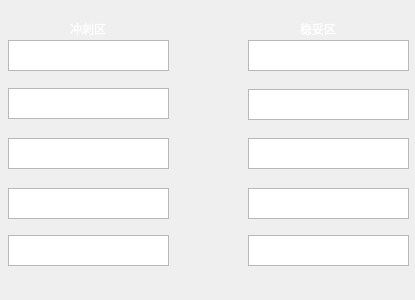
<?xml version="1.0" encoding="UTF-8"?>
<ui version="4.0">
 <class>Dialog2</class>
 <widget class="QDialog" name="Dialog2">
  <property name="geometry">
   <rect>
    <x>0</x>
    <y>0</y>
    <width>415</width>
    <height>300</height>
   </rect>
  </property>
  <property name="windowTitle">
   <string>Dialog</string>
  </property>
  <widget class="QTextBrowser" name="textBrowser">
   <property name="geometry">
    <rect>
     <x>8</x>
     <y>40</y>
     <width>161</width>
     <height>31</height>
    </rect>
   </property>
   <property name="styleSheet">
    <string notr="true">font: 9pt &quot;楷体&quot;;</string>
   </property>
   <property name="html">
    <string>&lt;!DOCTYPE HTML PUBLIC &quot;-//W3C//DTD HTML 4.0//EN&quot; &quot;http://www.w3.org/TR/REC-html40/strict.dtd&quot;&gt;
&lt;html&gt;&lt;head&gt;&lt;meta name=&quot;qrichtext&quot; content=&quot;1&quot; /&gt;&lt;style type=&quot;text/css&quot;&gt;
p, li { white-space: pre-wrap; }
&lt;/style&gt;&lt;/head&gt;&lt;body style=&quot; font-family:'楷体'; font-size:9pt; font-weight:400; font-style:normal;&quot;&gt;
&lt;p align=&quot;center&quot; style=&quot;-qt-paragraph-type:empty; margin-top:0px; margin-bottom:0px; margin-left:0px; margin-right:0px; -qt-block-indent:0; text-indent:0px; font-size:11pt;&quot;&gt;&lt;br /&gt;&lt;/p&gt;&lt;/body&gt;&lt;/html&gt;</string>
   </property>
  </widget>
  <widget class="QTextBrowser" name="textBrowser_2">
   <property name="geometry">
    <rect>
     <x>8</x>
     <y>88</y>
     <width>161</width>
     <height>31</height>
    </rect>
   </property>
   <property name="styleSheet">
    <string notr="true">font: 9pt &quot;楷体&quot;;</string>
   </property>
   <property name="html">
    <string>&lt;!DOCTYPE HTML PUBLIC &quot;-//W3C//DTD HTML 4.0//EN&quot; &quot;http://www.w3.org/TR/REC-html40/strict.dtd&quot;&gt;
&lt;html&gt;&lt;head&gt;&lt;meta name=&quot;qrichtext&quot; content=&quot;1&quot; /&gt;&lt;style type=&quot;text/css&quot;&gt;
p, li { white-space: pre-wrap; }
&lt;/style&gt;&lt;/head&gt;&lt;body style=&quot; font-family:'楷体'; font-size:9pt; font-weight:400; font-style:normal;&quot;&gt;
&lt;p align=&quot;center&quot; style=&quot;-qt-paragraph-type:empty; margin-top:0px; margin-bottom:0px; margin-left:0px; margin-right:0px; -qt-block-indent:0; text-indent:0px; font-family:'Agency FB'; font-size:11pt;&quot;&gt;&lt;br /&gt;&lt;/p&gt;&lt;/body&gt;&lt;/html&gt;</string>
   </property>
  </widget>
  <widget class="QTextBrowser" name="textBrowser_3">
   <property name="geometry">
    <rect>
     <x>8</x>
     <y>138</y>
     <width>161</width>
     <height>31</height>
    </rect>
   </property>
   <property name="styleSheet">
    <string notr="true">font: 9pt &quot;楷体&quot;;</string>
   </property>
   <property name="html">
    <string>&lt;!DOCTYPE HTML PUBLIC &quot;-//W3C//DTD HTML 4.0//EN&quot; &quot;http://www.w3.org/TR/REC-html40/strict.dtd&quot;&gt;
&lt;html&gt;&lt;head&gt;&lt;meta name=&quot;qrichtext&quot; content=&quot;1&quot; /&gt;&lt;style type=&quot;text/css&quot;&gt;
p, li { white-space: pre-wrap; }
&lt;/style&gt;&lt;/head&gt;&lt;body style=&quot; font-family:'楷体'; font-size:9pt; font-weight:400; font-style:normal;&quot;&gt;
&lt;p align=&quot;center&quot; style=&quot;-qt-paragraph-type:empty; margin-top:0px; margin-bottom:0px; margin-left:0px; margin-right:0px; -qt-block-indent:0; text-indent:0px; font-family:'Agency FB'; font-size:11pt;&quot;&gt;&lt;br /&gt;&lt;/p&gt;&lt;/body&gt;&lt;/html&gt;</string>
   </property>
  </widget>
  <widget class="QTextBrowser" name="textBrowser_4">
   <property name="geometry">
    <rect>
     <x>8</x>
     <y>188</y>
     <width>161</width>
     <height>31</height>
    </rect>
   </property>
   <property name="styleSheet">
    <string notr="true">font: 9pt &quot;楷体&quot;;</string>
   </property>
   <property name="html">
    <string>&lt;!DOCTYPE HTML PUBLIC &quot;-//W3C//DTD HTML 4.0//EN&quot; &quot;http://www.w3.org/TR/REC-html40/strict.dtd&quot;&gt;
&lt;html&gt;&lt;head&gt;&lt;meta name=&quot;qrichtext&quot; content=&quot;1&quot; /&gt;&lt;style type=&quot;text/css&quot;&gt;
p, li { white-space: pre-wrap; }
&lt;/style&gt;&lt;/head&gt;&lt;body style=&quot; font-family:'楷体'; font-size:9pt; font-weight:400; font-style:normal;&quot;&gt;
&lt;p align=&quot;center&quot; style=&quot;-qt-paragraph-type:empty; margin-top:0px; margin-bottom:0px; margin-left:0px; margin-right:0px; -qt-block-indent:0; text-indent:0px; font-family:'Agency FB'; font-size:11pt;&quot;&gt;&lt;br /&gt;&lt;/p&gt;&lt;/body&gt;&lt;/html&gt;</string>
   </property>
  </widget>
  <widget class="QTextBrowser" name="textBrowser_5">
   <property name="geometry">
    <rect>
     <x>8</x>
     <y>235</y>
     <width>161</width>
     <height>31</height>
    </rect>
   </property>
   <property name="styleSheet">
    <string notr="true">font: 9pt &quot;楷体&quot;;</string>
   </property>
   <property name="html">
    <string>&lt;!DOCTYPE HTML PUBLIC &quot;-//W3C//DTD HTML 4.0//EN&quot; &quot;http://www.w3.org/TR/REC-html40/strict.dtd&quot;&gt;
&lt;html&gt;&lt;head&gt;&lt;meta name=&quot;qrichtext&quot; content=&quot;1&quot; /&gt;&lt;style type=&quot;text/css&quot;&gt;
p, li { white-space: pre-wrap; }
&lt;/style&gt;&lt;/head&gt;&lt;body style=&quot; font-family:'楷体'; font-size:9pt; font-weight:400; font-style:normal;&quot;&gt;
&lt;p align=&quot;center&quot; style=&quot;-qt-paragraph-type:empty; margin-top:0px; margin-bottom:0px; margin-left:0px; margin-right:0px; -qt-block-indent:0; text-indent:0px; font-family:'Agency FB'; font-size:11pt;&quot;&gt;&lt;br /&gt;&lt;/p&gt;&lt;/body&gt;&lt;/html&gt;</string>
   </property>
  </widget>
  <widget class="QTextBrowser" name="textBrowser_6">
   <property name="geometry">
    <rect>
     <x>248</x>
     <y>40</y>
     <width>161</width>
     <height>31</height>
    </rect>
   </property>
   <property name="styleSheet">
    <string notr="true">font: 9pt &quot;楷体&quot;;</string>
   </property>
   <property name="html">
    <string>&lt;!DOCTYPE HTML PUBLIC &quot;-//W3C//DTD HTML 4.0//EN&quot; &quot;http://www.w3.org/TR/REC-html40/strict.dtd&quot;&gt;
&lt;html&gt;&lt;head&gt;&lt;meta name=&quot;qrichtext&quot; content=&quot;1&quot; /&gt;&lt;style type=&quot;text/css&quot;&gt;
p, li { white-space: pre-wrap; }
&lt;/style&gt;&lt;/head&gt;&lt;body style=&quot; font-family:'楷体'; font-size:9pt; font-weight:400; font-style:normal;&quot;&gt;
&lt;p align=&quot;center&quot; style=&quot;-qt-paragraph-type:empty; margin-top:0px; margin-bottom:0px; margin-left:0px; margin-right:0px; -qt-block-indent:0; text-indent:0px; font-family:'Agency FB'; font-size:11pt;&quot;&gt;&lt;br /&gt;&lt;/p&gt;&lt;/body&gt;&lt;/html&gt;</string>
   </property>
  </widget>
  <widget class="QTextBrowser" name="textBrowser_7">
   <property name="geometry">
    <rect>
     <x>248</x>
     <y>89</y>
     <width>161</width>
     <height>31</height>
    </rect>
   </property>
   <property name="styleSheet">
    <string notr="true">font: 9pt &quot;楷体&quot;;</string>
   </property>
   <property name="html">
    <string>&lt;!DOCTYPE HTML PUBLIC &quot;-//W3C//DTD HTML 4.0//EN&quot; &quot;http://www.w3.org/TR/REC-html40/strict.dtd&quot;&gt;
&lt;html&gt;&lt;head&gt;&lt;meta name=&quot;qrichtext&quot; content=&quot;1&quot; /&gt;&lt;style type=&quot;text/css&quot;&gt;
p, li { white-space: pre-wrap; }
&lt;/style&gt;&lt;/head&gt;&lt;body style=&quot; font-family:'楷体'; font-size:9pt; font-weight:400; font-style:normal;&quot;&gt;
&lt;p align=&quot;center&quot; style=&quot;-qt-paragraph-type:empty; margin-top:0px; margin-bottom:0px; margin-left:0px; margin-right:0px; -qt-block-indent:0; text-indent:0px; font-family:'Agency FB'; font-size:11pt;&quot;&gt;&lt;br /&gt;&lt;/p&gt;&lt;/body&gt;&lt;/html&gt;</string>
   </property>
  </widget>
  <widget class="QTextBrowser" name="textBrowser_8">
   <property name="geometry">
    <rect>
     <x>248</x>
     <y>138</y>
     <width>161</width>
     <height>31</height>
    </rect>
   </property>
   <property name="styleSheet">
    <string notr="true">font: 9pt &quot;楷体&quot;;</string>
   </property>
   <property name="html">
    <string>&lt;!DOCTYPE HTML PUBLIC &quot;-//W3C//DTD HTML 4.0//EN&quot; &quot;http://www.w3.org/TR/REC-html40/strict.dtd&quot;&gt;
&lt;html&gt;&lt;head&gt;&lt;meta name=&quot;qrichtext&quot; content=&quot;1&quot; /&gt;&lt;style type=&quot;text/css&quot;&gt;
p, li { white-space: pre-wrap; }
&lt;/style&gt;&lt;/head&gt;&lt;body style=&quot; font-family:'楷体'; font-size:9pt; font-weight:400; font-style:normal;&quot;&gt;
&lt;p align=&quot;center&quot; style=&quot;-qt-paragraph-type:empty; margin-top:0px; margin-bottom:0px; margin-left:0px; margin-right:0px; -qt-block-indent:0; text-indent:0px; font-family:'Agency FB'; font-size:11pt;&quot;&gt;&lt;br /&gt;&lt;/p&gt;&lt;/body&gt;&lt;/html&gt;</string>
   </property>
  </widget>
  <widget class="QTextBrowser" name="textBrowser_9">
   <property name="geometry">
    <rect>
     <x>248</x>
     <y>188</y>
     <width>161</width>
     <height>31</height>
    </rect>
   </property>
   <property name="styleSheet">
    <string notr="true">font: 9pt &quot;楷体&quot;;</string>
   </property>
   <property name="html">
    <string>&lt;!DOCTYPE HTML PUBLIC &quot;-//W3C//DTD HTML 4.0//EN&quot; &quot;http://www.w3.org/TR/REC-html40/strict.dtd&quot;&gt;
&lt;html&gt;&lt;head&gt;&lt;meta name=&quot;qrichtext&quot; content=&quot;1&quot; /&gt;&lt;style type=&quot;text/css&quot;&gt;
p, li { white-space: pre-wrap; }
&lt;/style&gt;&lt;/head&gt;&lt;body style=&quot; font-family:'楷体'; font-size:9pt; font-weight:400; font-style:normal;&quot;&gt;
&lt;p align=&quot;center&quot; style=&quot;-qt-paragraph-type:empty; margin-top:0px; margin-bottom:0px; margin-left:0px; margin-right:0px; -qt-block-indent:0; text-indent:0px; font-family:'Agency FB'; font-size:11pt;&quot;&gt;&lt;br /&gt;&lt;/p&gt;&lt;/body&gt;&lt;/html&gt;</string>
   </property>
  </widget>
  <widget class="QTextBrowser" name="textBrowser_10">
   <property name="geometry">
    <rect>
     <x>248</x>
     <y>235</y>
     <width>161</width>
     <height>31</height>
    </rect>
   </property>
   <property name="styleSheet">
    <string notr="true">font: 9pt &quot;楷体&quot;;</string>
   </property>
   <property name="html">
    <string>&lt;!DOCTYPE HTML PUBLIC &quot;-//W3C//DTD HTML 4.0//EN&quot; &quot;http://www.w3.org/TR/REC-html40/strict.dtd&quot;&gt;
&lt;html&gt;&lt;head&gt;&lt;meta name=&quot;qrichtext&quot; content=&quot;1&quot; /&gt;&lt;style type=&quot;text/css&quot;&gt;
p, li { white-space: pre-wrap; }
&lt;/style&gt;&lt;/head&gt;&lt;body style=&quot; font-family:'楷体'; font-size:9pt; font-weight:400; font-style:normal;&quot;&gt;
&lt;p align=&quot;center&quot; style=&quot;-qt-paragraph-type:empty; margin-top:0px; margin-bottom:0px; margin-left:0px; margin-right:0px; -qt-block-indent:0; text-indent:0px; font-family:'SimSun';&quot;&gt;&lt;br /&gt;&lt;/p&gt;&lt;/body&gt;&lt;/html&gt;</string>
   </property>
  </widget>
  <widget class="QLabel" name="label">
   <property name="geometry">
    <rect>
     <x>0</x>
     <y>0</y>
     <width>421</width>
     <height>301</height>
    </rect>
   </property>
   <property name="styleSheet">
    <string notr="true">border-image: url(:/image/wallhaven-q638o5.jpg);
border-image: url(:/image/wallhaven-vm9q63.png);</string>
   </property>
   <property name="text">
    <string/>
   </property>
  </widget>
  <widget class="QLabel" name="label_2">
   <property name="geometry">
    <rect>
     <x>70</x>
     <y>20</y>
     <width>54</width>
     <height>16</height>
    </rect>
   </property>
   <property name="styleSheet">
    <string notr="true">font: 12pt &quot;楷体&quot;;</string>
   </property>
   <property name="text">
    <string>&lt;html&gt;&lt;head/&gt;&lt;body&gt;&lt;p&gt;&lt;span style=&quot; color:#ffffff;&quot;&gt;冲刺区&lt;/span&gt;&lt;/p&gt;&lt;/body&gt;&lt;/html&gt;</string>
   </property>
  </widget>
  <widget class="QLabel" name="label_3">
   <property name="geometry">
    <rect>
     <x>300</x>
     <y>20</y>
     <width>54</width>
     <height>16</height>
    </rect>
   </property>
   <property name="styleSheet">
    <string notr="true">font: 12pt &quot;楷体&quot;;</string>
   </property>
   <property name="text">
    <string>&lt;html&gt;&lt;head/&gt;&lt;body&gt;&lt;p&gt;&lt;span style=&quot; color:#ffffff;&quot;&gt;稳妥区&lt;/span&gt;&lt;/p&gt;&lt;/body&gt;&lt;/html&gt;</string>
   </property>
  </widget>
  <zorder>label</zorder>
  <zorder>textBrowser</zorder>
  <zorder>textBrowser_2</zorder>
  <zorder>textBrowser_3</zorder>
  <zorder>textBrowser_4</zorder>
  <zorder>textBrowser_5</zorder>
  <zorder>textBrowser_6</zorder>
  <zorder>textBrowser_7</zorder>
  <zorder>textBrowser_8</zorder>
  <zorder>textBrowser_9</zorder>
  <zorder>textBrowser_10</zorder>
  <zorder>label_2</zorder>
  <zorder>label_3</zorder>
 </widget>
 <resources/>
 <connections/>
</ui>
